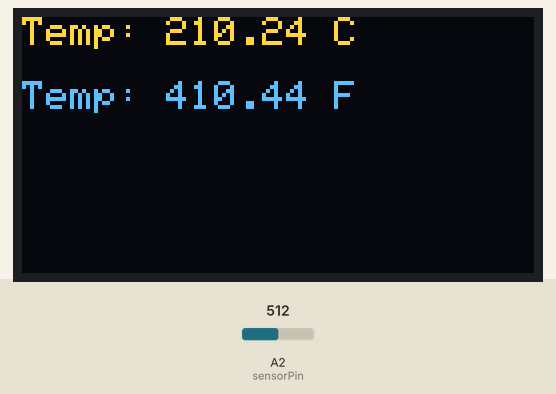
This sketch was run on a simulated Arduino Uno, built with avr-gcc and run on an emulated ATmega328P. Shown: 128×64 one-colour display. The inputs (shaded band) are chosen by the test bench; at power-on: A2 (sensorPin) = 512. The OLED is the two-colour kind (top 16 rows yellow); what the sketch prints to the serial monitor is not drawn.

Above: at 1.8 s.
1.9 s: A2 (sensorPin) set to 716
At 3.0 s:
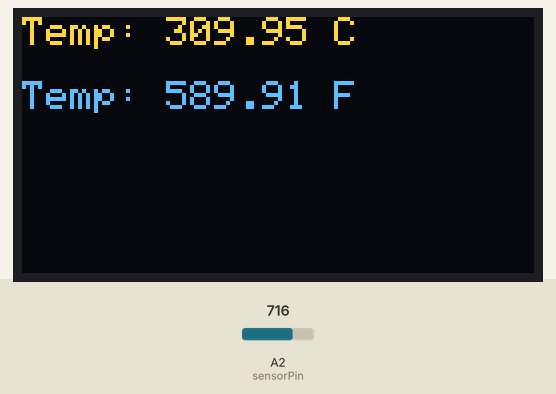
3.6 s: A2 (sensorPin) set to 900
At 5.3 s:
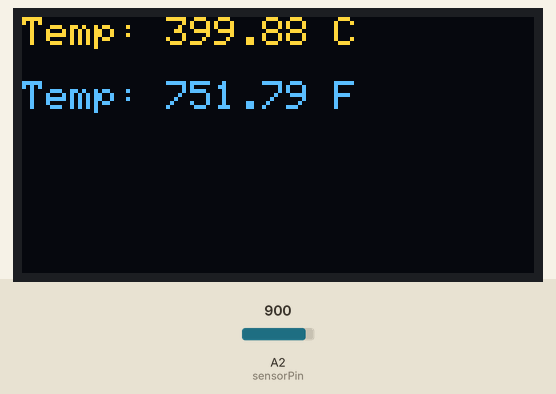
5.6 s: A2 (sensorPin) set to 1023
At 7.0 s:
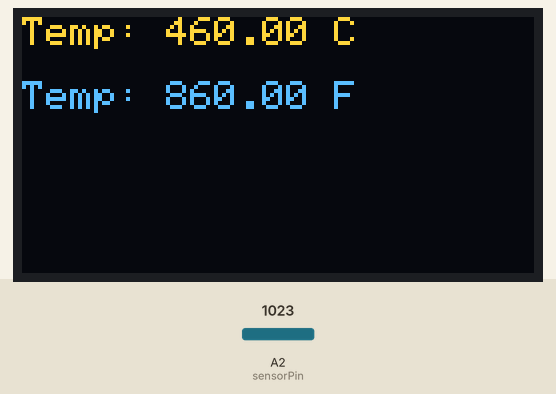
Timing chart, 0 to 8.6 s (numbered marks = the images above; inputs shaded):
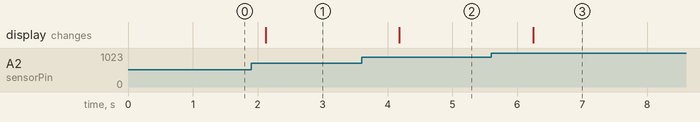

The sketch:

sketch_sep6a.ino
```cpp
#include <Wire.h>
#include <Adafruit_GFX.h>          // Core graphics library
#include <Adafruit_SSD1306.h>      // Library for the OLED display

// Define OLED display dimensions
#define SCREEN_WIDTH 128
#define SCREEN_HEIGHT 64

// Create an SSD1306 display object with I2C address 0x3C
Adafruit_SSD1306 display(SCREEN_WIDTH, SCREEN_HEIGHT, &Wire, -1);

// Define the analog pin for the MCP9701 sensor
const int sensorPin = A2;

void setup() {
  // Initialize the display
if (!display.begin(SSD1306_SWITCHCAPVCC, 0x3C)) { // 0x3C is the default I2C address for SSD1306
    Serial.println(F("SSD1306 allocation failed"));
    for (;;);
  }

  // Clear the buffer
  display.clearDisplay();
  display.setTextSize(1);            // Set text size to normal 1:1 scale
  display.setTextColor(SSD1306_WHITE); // Set text color to white

  Serial.begin(9600); // Start serial communication for debugging
}

void loop() {
  // Read the analog value from the MCP9701 sensor
  int sensorValue = analogRead(sensorPin);

  // Convert the analog reading (0 - 1023) to voltage (0 - 5V)
  float voltage = sensorValue * (5.0 / 1023.0);

  // Calculate the temperature in Celsius using MCP9701 formula
  float temperatureC = (voltage - 0.4) * 100.0;

  // Optional: Convert temperature to Fahrenheit
  float temperatureF = (temperatureC * 9.0 / 5.0) + 32.0;

  // Clear display buffer
  display.clearDisplay();

  // Display the temperature in Celsius
  display.setCursor(0, 0);                  // Set the cursor position
  display.print("Temp: ");
  display.print(temperatureC);
  display.println(" C");

  // Display the temperature in Fahrenheit
  display.setCursor(0, 16);
  display.print("Temp: ");
  display.print(temperatureF);
  display.println(" F");

  // Draw the buffer to the screen
  display.display();

  // Optional: Debug output to Serial Monitor
  Serial.print("Temperature: ");
  Serial.print(temperatureC);
  Serial.println(" °C");

  delay(1000);  // Update every second
}
```

Measured:
- after the input at 1.9 s, the display: changes after 0.22 s (image 1)
- after the input at 3.6 s, the display: changes after 0.58 s (image 2)
- after the input at 5.6 s, the display: changes after 0.65 s (image 3)
